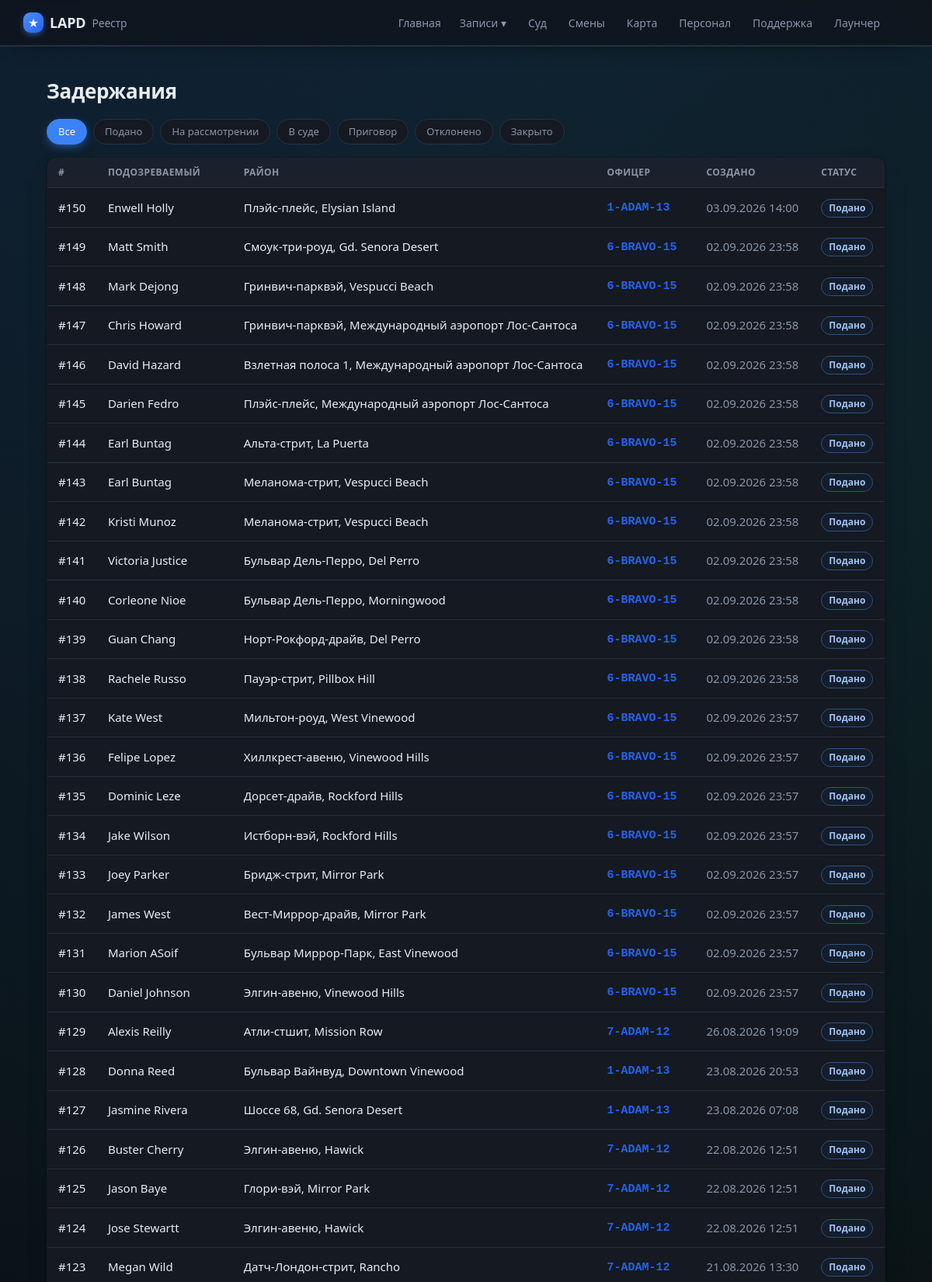
The app's page /cases (upper part) with its own data.
### tables this page shows
CREATE TABLE cases (
                id INTEGER PRIMARY KEY AUTOINCREMENT,
                officer_id INTEGER NOT NULL,
                suspect_name TEXT,
                wanted INTEGER DEFAULT 0,
                license_state TEXT,
                citations INTEGER DEFAULT 0,
                zone TEXT,
                postal TEXT,
                game_time TEXT,
                created_at TEXT NOT NULL,
                screenshot TEXT,
                status TEXT NOT NULL DEFAULT 'submitted',
                discord_sent INTEGER DEFAULT 0,
                vehicle_model TEXT, vehicle_plate TEXT, vehicle_color TEXT,
                charges TEXT, found_items TEXT, reason TEXT, notes TEXT,
                mugshot TEXT, fine INTEGER, bail INTEGER, jail_time TEXT,
                is_test INTEGER DEFAULT 0, external_id TEXT, suspect_dob TEXT,
                FOREIGN KEY (officer_id) REFERENCES officers(id)
            );

CREATE TABLE officers (
                id INTEGER PRIMARY KEY AUTOINCREMENT,
                callsign TEXT UNIQUE NOT NULL,
                name TEXT
            , current_status TEXT, status_since TEXT, rank TEXT, department TEXT, discord TEXT, is_admin INTEGER);

### app/main.py (the view)
@app.route("/cases")
def cases():
    status = request.args.get("status") or None
    return render_template("cases.html", cases=db.list_cases(200, status=status),
                           statuses=db.STATUSES, active_status=status)

### app/db.py (called while the page is built)
def fmt_dt(iso):
    try:
        dt = datetime.datetime.fromisoformat(iso)
        return dt.strftime("%d.%m.%Y %H:%M")
    except Exception:
        return iso or "—"

@contextmanager
def get_conn():
    conn = sqlite3.connect(config.DB_PATH)
    conn.row_factory = sqlite3.Row
    try:
        yield conn
        conn.commit()
    finally:
        conn.close()

def _jsonlist(val):
    if not val:
        return []
    try:
        return json.loads(val)
    except Exception:
        return [x.strip() for x in str(val).split(",") if x.strip()]

def _parse_charge(s):
    import re as _re
    m = _re.match(r"^\s*(\S+)\s·\s(.+?)(?:\s\(([^)]+)\))?\s*$", s or "")
    if m:
        return {"code": m.group(1), "desc": m.group(2), "cls": m.group(3) or ""}
    return {"code": "", "desc": s or "", "cls": ""}

def list_cases(limit=100, officer_id=None, status=None):
    q = """SELECT cases.*, officers.callsign, officers.name AS officer_name
           FROM cases JOIN officers ON officers.id = cases.officer_id"""
    conds, params = [], []
    if officer_id:
        conds.append("cases.officer_id=?"); params.append(officer_id)
    if status:
        conds.append("cases.status=?"); params.append(status)
    if conds:
        q += " WHERE " + " AND ".join(conds)
    q += " ORDER BY cases.id DESC LIMIT ?"; params.append(limit)
    with get_conn() as c:
        return [_row_to_case(r) for r in c.execute(q, params).fetchall()]

def _replace_mojibake_pairs(s):
    for bad, good in sorted(_MOJI_TO_CYR.items(), key=lambda x: len(x[0]), reverse=True):
        s = s.replace(bad, good)
    return s

def _fix_rooms(s):
    return re.sub(r"(\d)([А-Я])", lambda m: m.group(1) + _CYR2LAT.get(m.group(2), m.group(2)), s)

def _cp1251_bytes(s):
    out = bytearray()
    for ch in s:
        try:
            out += ch.encode("cp1251")
        except UnicodeEncodeError:
            code = ord(ch)
            if code < 256:
                out.append(code)
            else:
                raise
    return bytes(out)

### app/main.py (called while the page is built)
@app.context_processor
def inject_globals():
    return {"community": config.COMMUNITY_NAME, "STATUS_RU": db.STATUS_RU,
            "staff_label": db.staff_label,
            "static_export": os.environ.get("STATIC_EXPORT") == "1",
            "build_id": time.strftime("%Y%m%d")}

### app/templates/cases.html (shortened to what this page needs)
{% extends "base.html" %}
{% block content %}
<h1>Задержания</h1>
<div class="filters">
  <a href="{{ url_for('cases') }}" class="chip {{ 'on' if not active_status }}">Все</a>
  {% for s in statuses %}
    <a href="{{ url_for('cases', status=s) }}" class="chip {{ 'on' if active_status==s }}">{{ STATUS_RU[s] }}</a>
  {% endfor %}
</div>
{% if cases %}
<table class="tbl">
  <thead><tr><th>#</th><th>Подозреваемый</th><th>Район</th><th>Офицер</th><th>Создано</th><th>Статус</th></tr></thead>
  <tbody>
  {% for c in cases %}
    <tr onclick="location='{{ url_for('case_view', cid=c.id) }}'">
      <td><a class="row-link" href="{{ url_for('case_view', cid=c.id) }}" onclick="event.stopPropagation()">#{{ c.id }}</a></td>
      <td><a class="row-link" href="{{ url_for('file_view', name=c.suspect_name) }}" onclick="event.stopPropagation()">{{ c.suspect_name }}</a>
        {% if c.wanted %}<span class="tag wanted">розыск</span>{% endif %}</td>
      <td>{% if c.zone %}<a href="{{ url_for('game_map', zone=c.zone) }}" onclick="event.stopPropagation()">{{ c.zone }}</a>{% else %}—{% endif %}</td>
      <td>{% if c.callsign %}<a class="cs" href="{{ url_for('officer_view', callsign=c.callsign) }}" onclick="event.stopPropagation()">{{ c.callsign }}</a>{% else %}—{% endif %}</td>
      <td class="muted">{{ c.created_fmt }}</td>
      <td><span class="tag st-{{ c.status }}">{{ c.status_ru }}</span></td>
    </tr>
  {% endfor %}
  </tbody>
</table>
{% else %}
  <p class="empty">Дел не найдено<span class="empty-sub">Нет записей по выбранному фильтру.</span></p>
{% endif %}
{% endblock %}

### app/static/style.css (style rules this page uses)
:root { --bg:#0a0d12; --surface:#141922; --surface2:#1b212c; --border:#28313d; --text:#e7edf4; --muted:#8b95a4; --accent:#3b82f6; --accent2:#2563eb; --wanted:#ef4444; --ok:#22c55e; --gold:#eab308; --shadow:0 1px 2px rgba(0,0,0,.5), 0 12px 28px -16px rgba(0,0,0,.7); --radius:14px; }
* { box-sizing:border-box }
body { margin:0;background:var(--bg);color:var(--text); font-family:system-ui,-apple-system,"Segoe UI",Roboto,sans-serif;font-size:15px;line-height:1.5 }
a { color:inherit;text-decoration:none }
h1 { font-size:24px;margin:.2em 0 .6em }
.tbl { width:100%;border-collapse:collapse;background:var(--surface);border:1px solid var(--border);border-radius:12px;overflow:hidden }
.tbl th { text-align:left;font-size:12px;text-transform:uppercase;letter-spacing:.4px;color:var(--muted); padding:10px 14px;border-bottom:1px solid var(--border) }
.tbl td { padding:11px 14px;border-bottom:1px solid var(--border) }
.tbl tbody tr { cursor:pointer;transition:background .12s }
.row-link { color:var(--text);text-decoration:none }
.cs { font-family:ui-monospace,Consolas,monospace;color:var(--gold);font-weight:600 }
.muted { color:var(--muted) }
.tag { display:inline-block;padding:2px 9px;border-radius:20px;font-size:12px;font-weight:600; background:var(--surface2);border:1px solid var(--border);color:var(--muted) }
.st-submitted { color:#9fc3f0;border-color:#31517a;background:#141d2b }
.filters { display:flex;flex-wrap:wrap;gap:8px;margin-bottom:16px }
.chip { padding:6px 14px;border-radius:20px;background:var(--surface);border:1px solid var(--border);color:var(--muted);font-size:13px }
.chip.on { background:var(--accent);color:#fff;border-color:var(--accent) }
body { font-size:15px;-webkit-font-smoothing:antialiased;text-rendering:optimizeLegibility }
h1 { font-size:26px;font-weight:700;letter-spacing:-.3px }
.card,.stat,.tbl,.staff-row,.court-row,.officer-card,.district,.faq p,.dutylog li,.pen,.metric { box-shadow:var(--shadow) }
.chip { transition:.15s;cursor:pointer }
.chip.on { box-shadow:0 4px 14px -5px var(--accent) }
main a.cs,main a[href]:not(.btn):not(.chip):not(.tag):hover { color:var(--accent2) }
.tbl th { background:var(--surface2) }
.tbl td { padding:12px 14px }
body { background: radial-gradient(circle at 20% -10%,rgba(59,130,246,.18),transparent 34%), radial-gradient(circle at 90% 8%,rgba(34,197,94,.08),transparent 30%), linear-gradient(180deg,#070b11 0%,#0a0d12 42%,#080b10 100%); }

### records on screen
cases: id "150", suspect_name "Enwell Holly", zone "Плэйс-плейс, Elysian Island", callsign "1-ADAM-13", created_fmt "03.09.2026 14:00", status_ru "Подано"
cases: id "149", suspect_name "Matt Smith", zone "Смоук-три-роуд, Gd. Senora Desert", callsign "6-BRAVO-15", created_fmt "02.09.2026 23:58", status_ru "Подано"
cases: id "148", suspect_name "Mark Dejong", zone "Гринвич-парквэй, Vespucci Beach", callsign "6-BRAVO-15", created_fmt "02.09.2026 23:58", status_ru "Подано"
cases: id "147", suspect_name "Chris Howard", zone "Гринвич-парквэй, Международный аэропорт Лос-Сантоса", callsign "6-BRAVO-15", created_fmt "02.09.2026 23:58", status_ru "Подано"
cases: id "146", suspect_name "David Hazard", zone "Взлетная полоса 1, Международный аэропорт Лос-Сантоса", callsign "6-BRAVO-15", created_fmt "02.09.2026 23:58", status_ru "Подано"
cases: id "145", suspect_name "Darien Fedro", zone "Плэйс-плейс, Международный аэропорт Лос-Сантоса", callsign "6-BRAVO-15", created_fmt "02.09.2026 23:58", status_ru "Подано"
cases: id "144", suspect_name "Earl Buntag", zone "Альта-стрит, La Puerta", callsign "6-BRAVO-15", created_fmt "02.09.2026 23:58", status_ru "Подано"
cases: id "143", suspect_name "Earl Buntag", zone "Меланома-стрит, Vespucci Beach", callsign "6-BRAVO-15", created_fmt "02.09.2026 23:58", status_ru "Подано"
cases: id "142", suspect_name "Kristi Munoz", zone "Меланома-стрит, Vespucci Beach", callsign "6-BRAVO-15", created_fmt "02.09.2026 23:58", status_ru "Подано"
cases: id "141", suspect_name "Victoria Justice", zone "Бульвар Дель-Перро, Del Perro", callsign "6-BRAVO-15", created_fmt "02.09.2026 23:58", status_ru "Подано"
cases: id "140", suspect_name "Corleone Nioe", zone "Бульвар Дель-Перро, Morningwood", callsign "6-BRAVO-15", created_fmt "02.09.2026 23:58", status_ru "Подано"
cases: id "139", suspect_name "Guan Chang", zone "Норт-Рокфорд-драйв, Del Perro", callsign "6-BRAVO-15", created_fmt "02.09.2026 23:58", status_ru "Подано"
cases: id "138", suspect_name "Rachele Russo", zone "Пауэр-стрит, Pillbox Hill", callsign "6-BRAVO-15", created_fmt "02.09.2026 23:58", status_ru "Подано"
cases: id "137", suspect_name "Kate West", zone "Мильтон-роуд, West Vinewood", callsign "6-BRAVO-15", created_fmt "02.09.2026 23:57", status_ru "Подано"
cases: id "136", suspect_name "Felipe Lopez", zone "Хиллкрест-авеню, Vinewood Hills", callsign "6-BRAVO-15", created_fmt "02.09.2026 23:57", status_ru "Подано"
cases: id "135", suspect_name "Dominic Leze", zone "Дорсет-драйв, Rockford Hills", callsign "6-BRAVO-15", created_fmt "02.09.2026 23:57", status_ru "Подано"
cases: id "134", suspect_name "Jake Wilson", zone "Истборн-вэй, Rockford Hills", callsign "6-BRAVO-15", created_fmt "02.09.2026 23:57", status_ru "Подано"
cases: id "133", suspect_name "Joey Parker", zone "Бридж-стрит, Mirror Park", callsign "6-BRAVO-15", created_fmt "02.09.2026 23:57", status_ru "Подано"
cases: id "132", suspect_name "James West", zone "Вест-Миррор-драйв, Mirror Park", callsign "6-BRAVO-15", created_fmt "02.09.2026 23:57", status_ru "Подано"
cases: id "131", suspect_name "Marion ASoif", zone "Бульвар Миррор-Парк, East Vinewood", callsign "6-BRAVO-15", created_fmt "02.09.2026 23:57", status_ru "Подано"
cases: id "130", suspect_name "Daniel Johnson", zone "Элгин-авеню, Vinewood Hills", callsign "6-BRAVO-15", created_fmt "02.09.2026 23:57", status_ru "Подано"
cases: id "129", suspect_name "Alexis Reilly", zone "Атли-стшит, Mission Row", callsign "7-ADAM-12", created_fmt "26.08.2026 19:09", status_ru "Подано"
cases: id "128", suspect_name "Donna Reed", zone "Бульвар Вайнвуд, Downtown Vinewood", callsign "1-ADAM-13", created_fmt "23.08.2026 20:53", status_ru "Подано"
cases: id "127", suspect_name "Jasmine Rivera", zone "Шоссе 68, Gd. Senora Desert", callsign "1-ADAM-13", created_fmt "23.08.2026 07:08", status_ru "Подано"
cases: id "126", suspect_name "Buster Cherry", zone "Элгин-авеню, Hawick", callsign "7-ADAM-12", created_fmt "22.08.2026 12:51", status_ru "Подано"
cases: id "125", suspect_name "Jason Baye", zone "Глори-вэй, Mirror Park", callsign "7-ADAM-12", created_fmt "22.08.2026 12:51", status_ru "Подано"
cases: id "124", suspect_name "Jose Stewartt", zone "Элгин-авеню, Hawick", callsign "7-ADAM-12", created_fmt "22.08.2026 12:51", status_ru "Подано"
cases: id "123", suspect_name "Megan Wild", zone "Датч-Лондон-стрит, Rancho", callsign "7-ADAM-12", created_fmt "21.08.2026 13:30", status_ru "Подано"

### other values on screen
{{ community }} "LAPD"
{{ STATUS_RU[s] }} "Подано" "На рассмотрении" "В суде" "Приговор" "Отклонено" "Закрыто"
